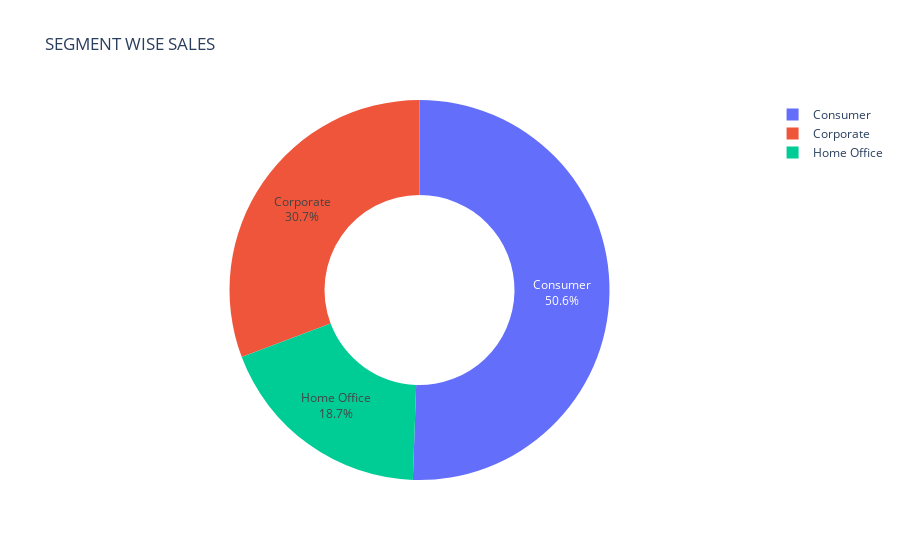

Notebook code cell kept with this figure:
### Code cell
fig = px.pie(segment_analysis, names = "Segment"  , values = "Sales"  , title = "SEGMENT WISE SALES " , hole = 0.5)
fig.update_traces(textposition = "inside" , textinfo = "percent+label")
fig.update_layout
fig.show()

### Figure 1 — Plotly figure (JSON) as saved in the notebook; plotly's stock layout.template omitted (floating-point values rounded to 4 significant figures)
{"data": [{"domain": {"x": [0, 1], "y": [0, 1]}, "hole": 0.5, "hovertemplate": "Segment=%{label}<br>Sales=%{value}<extra></extra>", "labels": ["Consumer", "Corporate", "Home Office"], "legendgroup": "", "name": "", "showlegend": true, "textinfo": "percent+label", "textposition": "inside", "type": "pie", "values": [1161000.0, 706100.0, 429700.0]}], "layout": {"legend": {"tracegroupgap": 0}, "title": {"text": "SEGMENT WISE SALES "}}}
